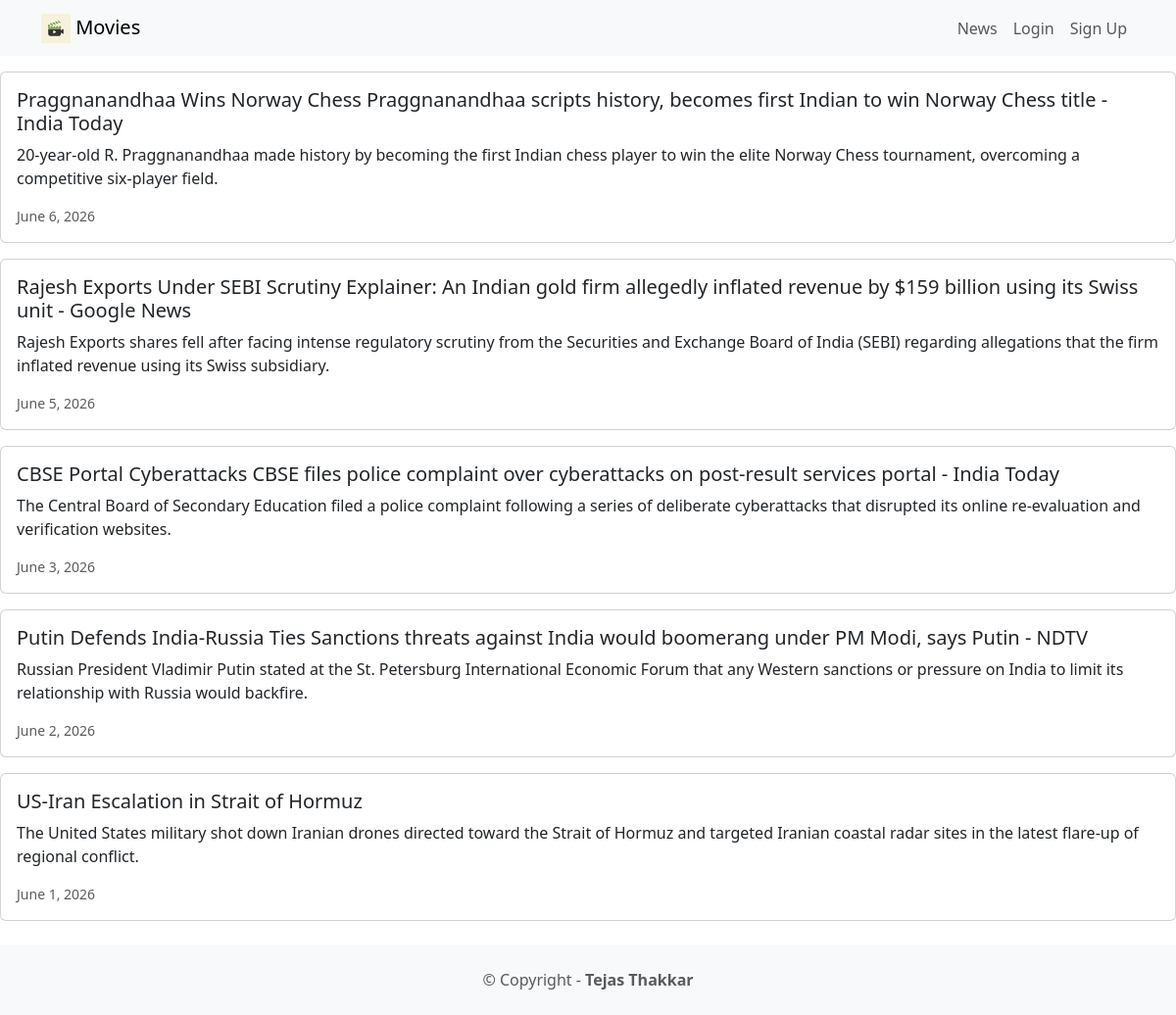
Page /news/ on the committed database.
### news/models.py (models this page shows, shortened)
class News(models.Model):
    headline=models.CharField(max_length=200)
    body=models.TextField()
    date=models.DateField()

### news/views.py (the view)
# urls.py: path('news/',include('news.urls')),
def news(request):
    newss = News.objects.all().order_by('-date')
    return render(request,'news.html',{'newss':newss})

### news/templates/news.html
{% extends 'base.html'%}
{% block content %}
    {% for news in newss %}
        <div class="card mb-3">
            <div class="row g-0">
                <div>
                <div class="card-body">
                    <h5 class="card-title">{{ news.headline}}</h5>
                    <p class="card-text">{{ news.body }}</p>
                    <p class="card-text">
                        <small class="text-muted">
                            {{ news.date }}
                        </small>
                    </p>
                </div>
            </div>
        </div>
    </div>
    {% endfor %}
{% endblock %}

### rows in the picture
News: headline "Praggnanandhaa Wins Norway Chess Praggnanandhaa scripts history, becomes first Indian to win Norway Chess title - India Today", body "20-year-old R. Praggnanandhaa made history by becoming the first Indian chess player to win the elite Norway Chess tournament, overcoming a competitive six-player field.", date "June 6, 2026"
News: headline "Rajesh Exports Under SEBI Scrutiny Explainer: An Indian gold firm allegedly inflated revenue by $159 billion using its Swiss unit - Google News", body "Rajesh Exports shares fell after facing intense regulatory scrutiny from the Securities and Exchange Board of India (SEBI) regarding allegations that the firm inflated revenue using its Swiss subsidiary.", date "June 5, 2026"
News: headline "CBSE Portal Cyberattacks CBSE files police complaint over cyberattacks on post-result services portal - India Today", body "The Central Board of Secondary Education filed a police complaint following a series of deliberate cyberattacks that disrupted its online re-evaluation and verification websites.", date "June 3, 2026"
News: headline "Putin Defends India-Russia Ties Sanctions threats against India would boomerang under PM Modi, says Putin - NDTV", body "Russian President Vladimir Putin stated at the St. Petersburg International Economic Forum that any Western sanctions or pressure on India to limit its relationship with Russia would backfire.", date "June 2, 2026"
News: headline "US-Iran Escalation in Strait of Hormuz", body "The United States military shot down Iranian drones directed toward the Strait of Hormuz and targeted Iranian coastal radar sites in the latest flare-up of regional conflict.", date "June 1, 2026"
